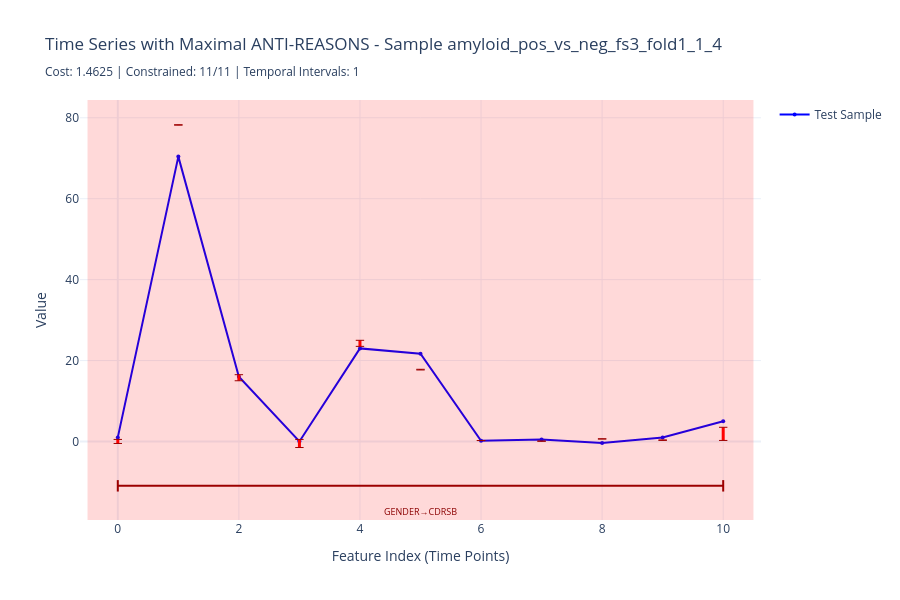

The cell this chart's notebook holds for it:
### Code cell
# Anti-Reason ICF
fig = visualize_sample_with_icf(sample_id, tests_sample, feature_names, reason_type='anti_reasons')
if fig is not None:
    fig.show()

### Figure 1 — Plotly figure (JSON) as saved in the notebook; plotly's stock layout.template omitted (floating-point values rounded to 4 significant figures)
{"data": [{"line": {"color": "blue", "width": 2}, "marker": {"color": "blue", "size": 4}, "mode": "lines+markers", "name": "Test Sample", "type": "scatter", "x": [0, 1, 2, 3, 4, 5, 6, 7, 8, 9, 10], "y": [1.0, 70.4, 16.0, 0.0, 23.0, 21.67, 0.15, 0.471, -0.354, 0.963, 5.0]}, {"hovertemplate": "<b>GENDER</b><br>Y-Constraint: [-0.500, 0.500]<br>Value: 1.000<extra></extra>", "line": {"color": "red", "width": 3}, "marker": {"color": "darkred", "size": 6, "symbol": "line-ew-open"}, "mode": "lines+markers", "showlegend": false, "type": "scatter", "x": [0, 0], "y": [-0.5, 0.5]}, {"hovertemplate": "<b>AGE_AT_MRI</b><br>Y-Constraint: [78.185, 78.276]<br>Value: 70.400<extra></extra>", "line": {"color": "red", "width": 3}, "marker": {"color": "darkred", "size": 6, "symbol": "line-ew-open"}, "mode": "lines+markers", "showlegend": false, "type": "scatter", "x": [1, 1], "y": [78.18, 78.28]}, {"hovertemplate": "<b>EDU</b><br>Y-Constraint: [15.000, 16.500]<br>Value: 16.000<extra></extra>", "line": {"color": "red", "width": 3}, "marker": {"color": "darkred", "size": 6, "symbol": "line-ew-open"}, "mode": "lines+markers", "showlegend": false, "type": "scatter", "x": [2, 2], "y": [15, 16.5]}, {"hovertemplate": "<b>4</b><br>Y-Constraint: [-1.500, 0.500]<br>Value: 0.000<extra></extra>", "line": {"color": "red", "width": 3}, "marker": {"color": "darkred", "size": 6, "symbol": "line-ew-open"}, "mode": "lines+markers", "showlegend": false, "type": "scatter", "x": [3, 3], "y": [-1.5, 0.5]}, {"hovertemplate": "<b>MMSE</b><br>Y-Constraint: [23.500, 25.000]<br>Value: 23.000<extra></extra>", "line": {"color": "red", "width": 3}, "marker": {"color": "darkred", "size": 6, "symbol": "line-ew-open"}, "mode": "lines+markers", "showlegend": false, "type": "scatter", "x": [4, 4], "y": [23.5, 25]}, {"hovertemplate": "<b>13</b><br>Y-Constraint: [17.665, 17.835]<br>Value: 21.670<extra></extra>", "line": {"color": "red", "width": 3}, "marker": {"color": "darkred", "size": 6, "symbol": "line-ew-open"}, "mode": "lines+markers", "showlegend": false, "type": "scatter", "x": [5, 5], "y": [17.66, 17.84]}, {"hovertemplate": "<b>MEM</b><br>Y-Constraint: [0.221, 0.226]<br>Value: 0.150<extra></extra>", "line": {"color": "red", "width": 3}, "marker": {"color": "darkred", "size": 6, "symbol": "line-ew-open"}, "mode": "lines+markers", "showlegend": false, "type": "scatter", "x": [6, 6], "y": [0.221, 0.226]}, {"hovertemplate": "<b>EF</b><br>Y-Constraint: [0.072, 0.075]<br>Value: 0.471<extra></extra>", "line": {"color": "red", "width": 3}, "marker": {"color": "darkred", "size": 6, "symbol": "line-ew-open"}, "mode": "lines+markers", "showlegend": false, "type": "scatter", "x": [7, 7], "y": [0.0725, 0.075]}, {"hovertemplate": "<b>LAN</b><br>Y-Constraint: [0.602, 0.650]<br>Value: -0.354<extra></extra>", "line": {"color": "red", "width": 3}, "marker": {"color": "darkred", "size": 6, "symbol": "line-ew-open"}, "mode": "lines+markers", "showlegend": false, "type": "scatter", "x": [8, 8], "y": [0.6025, 0.6505]}, {"hovertemplate": "<b>VS</b><br>Y-Constraint: [0.261, 0.374]<br>Value: 0.963<extra></extra>", "line": {"color": "red", "width": 3}, "marker": {"color": "darkred", "size": 6, "symbol": "line-ew-open"}, "mode": "lines+markers", "showlegend": false, "type": "scatter", "x": [9, 9], "y": [0.261, 0.3735]}, {"hovertemplate": "<b>CDRSB</b><br>Y-Constraint: [3.500, 0.250]<br>Value: 5.000<extra></extra>", "line": {"color": "red", "width": 3}, "marker": {"color": "darkred", "size": 6, "symbol": "line-ew-open"}, "mode": "lines+markers", "showlegend": false, "type": "scatter", "x": [10, 10], "y": [3.5, 0.25]}, {"hoverinfo": "skip", "line": {"color": "darkred", "width": 2}, "mode": "lines", "showlegend": false, "type": "scatter", "x": [0, 0], "y": [-12.38, -9.552]}, {"hoverinfo": "skip", "line": {"color": "darkred", "width": 2}, "mode": "lines", "showlegend": false, "type": "scatter", "x": [10, 10], "y": [-12.38, -9.552]}, {"hoverinfo": "skip", "line": {"color": "darkred", "width": 2}, "mode": "lines", "showlegend": false, "type": "scatter", "x": [0, 10], "y": [-10.97, -10.97]}], "layout": {"annotations": [{"font": {"color": "darkred", "size": 9}, "showarrow": false, "text": "GENDER→CDRSB", "x": 5, "xanchor": "center", "y": -15.21, "yanchor": "top"}], "height": 600, "hovermode": "closest", "shapes": [{"fillcolor": "rgba(255, 0, 0, 0.15)", "line": {"color": "red", "width": 0}, "type": "rect", "x0": -0.5, "x1": 10.5, "xref": "x", "y0": 0, "y1": 1, "yref": "y domain"}], "showlegend": true, "title": {"text": "Time Series with Maximal ANTI-REASONS - Sample amyloid_pos_vs_neg_fs3_fold1_1_4<br><sub>Cost: 1.4625 | Constrained: 11/11 | Temporal Intervals: 1</sub>"}, "xaxis": {"title": {"text": "Feature Index (Time Points)"}}, "yaxis": {"title": {"text": "Value"}}}}
